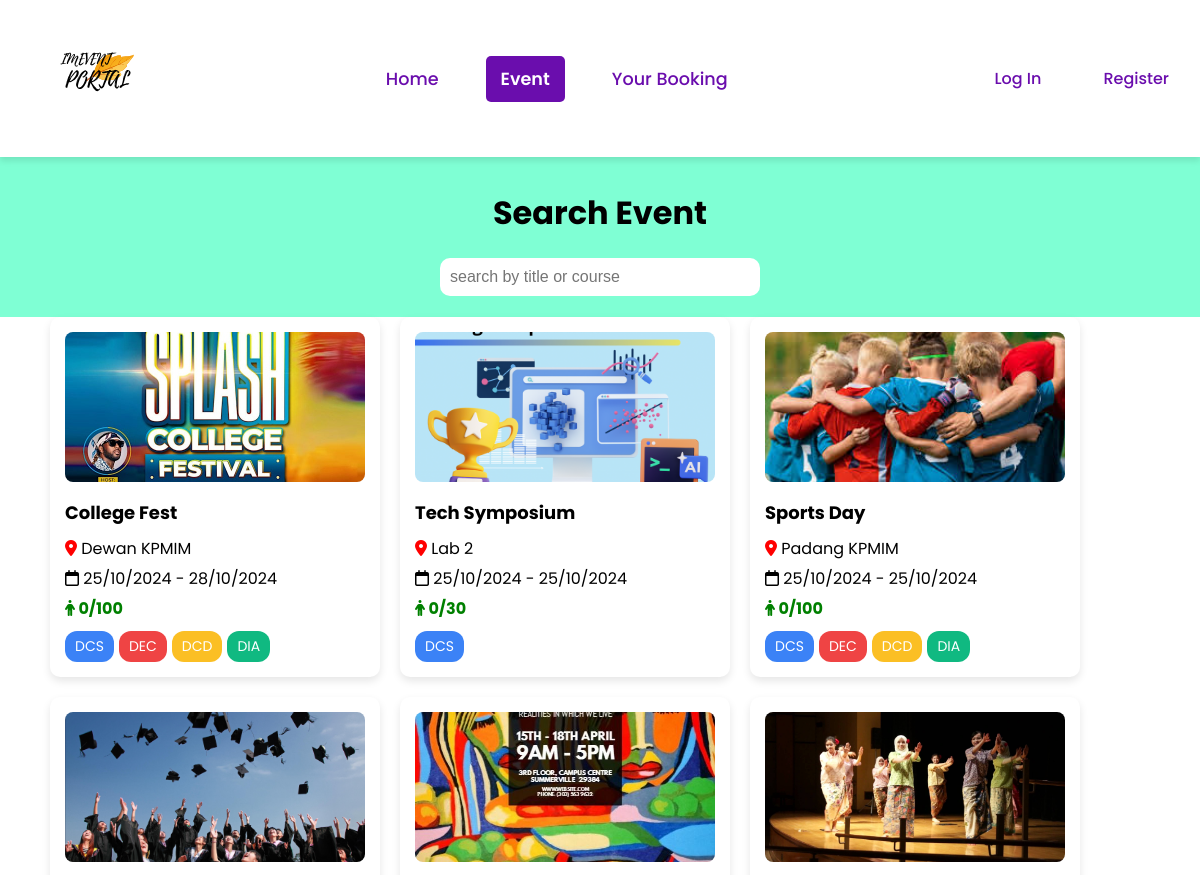
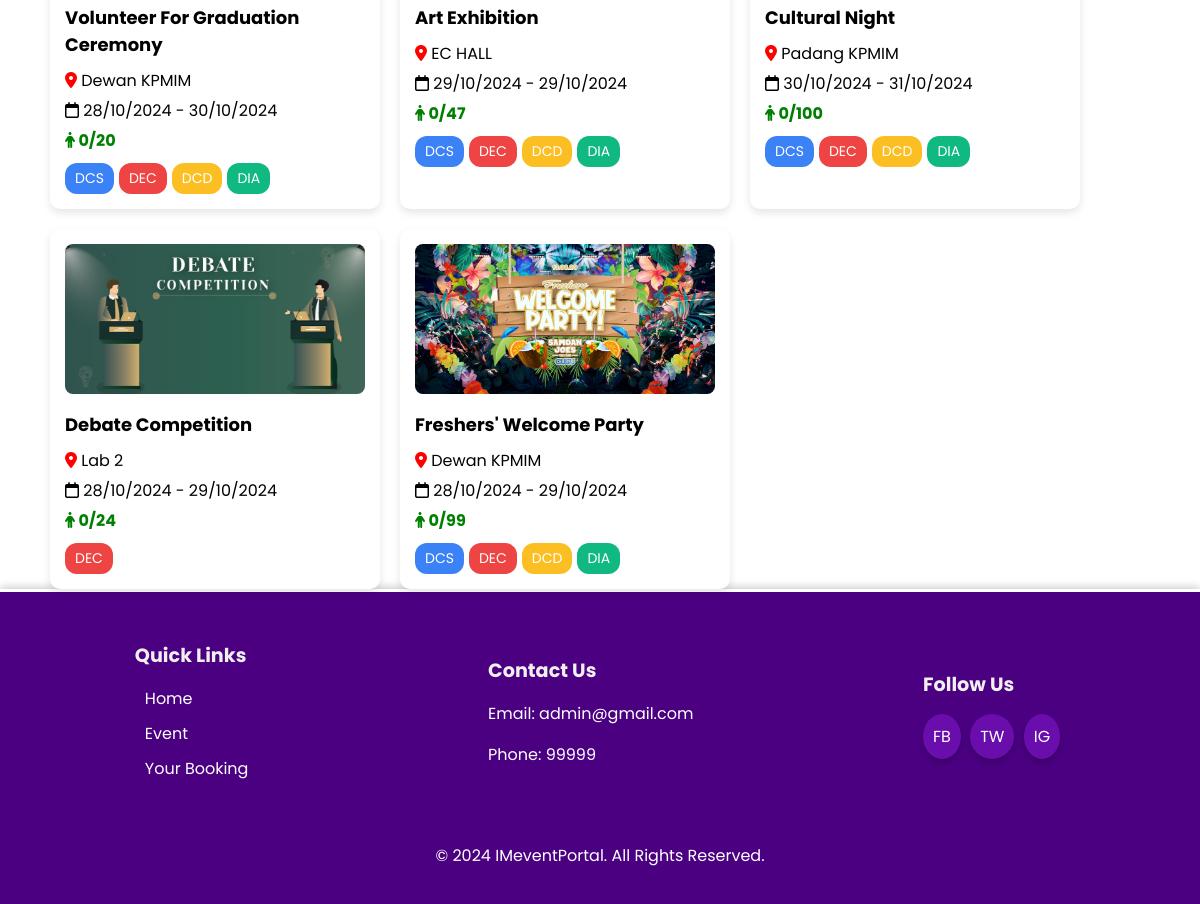
Screenshot of /event/ with the database file from the repository (2 pictures, top to bottom).
### Event/models.py (models this page shows, shortened)
class Event(models.Model):
    event_id = models.AutoField(primary_key=True)
    title = models.CharField(max_length=200)
    image = models.ImageField(upload_to='event_images/')
    description = models.TextField()
    location = models.CharField(max_length=255)
    start_date = models.DateField()
    end_date = models.DateField()
    max_tickets = models.PositiveIntegerField()
    tags = models.ManyToManyField(Tag, related_name='events', blank=True)
    created_by = models.ForeignKey(CustomUser, related_name='created_events', on_delete=models.CASCADE, limit_choices_to={'user_type': 'mpp'})

class Tag(models.Model):
    tag_id = models.AutoField(primary_key=True)
    name = models.CharField(max_length=50, unique=True)

### Event/views.py (the view)
# urls.py: path('event/', views.event, name='event'),
def event(request):
    events = Event.objects.all()
    for event in events:
        event.booked_count = Booking.objects.filter(event=event).count()
    return render(request, 'event.html', {'events': events})

### Event/templates/event.html (shortened to what this page needs)
{% extends 'base.html' %}
{% load static %}
{% block extra_head %}
    <link rel="stylesheet" href="{% static 'css/event.css' %}">
{% endblock %}
{% block content %}
<div class="search">
    <div class="search-container">
        <h1>Search Event</h1>
        <input type="text" id="search-input" onkeyup="searchEvents()" placeholder="search by title or course">
    </div>
</div>
<div class="events-container" id="replaceable-content">
    {% for event in events %}
        <a href="{% url 'eventDetails' event.event_id %}" class="event-card">
                {% if event.image %}
                    <img src="{{ event.image.url }}" alt="{{ event.title }}">
                {% else %}
                    <p>No image available.</p>
                {% endif %}
                <div class="event-info">
                    <h2>{{ event.title }}</h2>
                    <p><i class="fa-solid fa-location-dot" style="color: red;"></i> {{ event.location }}</p>
                    <p><i class="fa-regular fa-calendar" style="color: black;"></i> {{ event.start_date|date:"d/m/Y" }} - {{ event.end_date|date:"d/m/Y" }}</p>
                    {% if event.booked_count == event.max_tickets %}
                        <p class="ticket-status full"><i class="fa-solid fa-person"></i> {{ event.booked_count }}/{{ event.max_tickets }}</p>
                    {% else %}
                        <p class="ticket-status available"><i class="fa-solid fa-person"></i> {{ event.booked_count }}/{{ event.max_tickets }}</p>
                    {% endif %}
                    <div class="tags">
                        {% for tag in event.tags.all %}
                            <span class="tag {{ tag.name|lower }}">{{ tag.name }}</span>
                        {% endfor %}
                    </div>
                </div>
            </a>
    {% endfor %}
</div>
{% endblock %}

### Event/static/css/event.css (style rules this page uses)
.search { display: flex; justify-content: center; align-items: center; height: 20vh; text-align: center; border: transparent; margin: 0 auto; background-color: aquamarine; }
.search-container { margin-bottom: 10px; display: flex; flex-direction: column; align-items: center; }
#search-input { border: none; border-radius: 10px; padding: 10px; width: 300px; font-size: 16px; }
.events-container { display: flex; flex-wrap: wrap; gap: 20px; justify-content: flex-start; margin-left: 50px; }
.event-card { width: 300px; padding: 15px; border-radius: 10px; background-color: #ffffff; box-shadow: 0 4px 8px rgba(0, 0, 0, 0.1); position: relative; text-decoration: none; color: inherit; transition: transform 0.3s ease, box-shadow 0.3s ease; }
.event-card img { width: 100%; border-radius: 8px; height: 150px; object-fit: cover; }
.event-info h2 { font-size: 18px; margin: 10px 0; }
.event-info p { margin: 5px 0; }
.ticket-status { font-size: 16px; font-weight: bold; margin-top: 10px; }
.ticket-status.available { color: green; }
.tags { margin-top: 10px; display: flex; flex-wrap: wrap; gap: 5px; }
.tag { background-color: #e2e8f0; color: #2d3748; padding: 5px 10px; border-radius: 12px; font-size: 0.875rem; display: inline-block; }
.tag.dcs { background-color: #3b82f6; color: white; }
.tag.dia { background-color: #10b981; color: white; }
.tag.dcd { background-color: #fbbf24; color: white; }
.tag.dec { background-color: #ef4444; color: white; }

### Event/templates/base.html (style rules this page uses)
body, html { font-family: 'Poppins', sans-serif; margin: 0; padding: 0; height: 100%; display: flex; flex-direction: column; }

### rows the page displays
Event: image (picture), title "College Fest", location "Dewan KPMIM", start_date "25/10/2024", end_date "28/10/2024", booked_count "0", max_tickets "100"
Tag: name "DCS"
Tag: name "DEC"
Tag: name "DCD"
Tag: name "DIA"
Event: image (picture), title "Tech Symposium", location "Lab 2", start_date "25/10/2024", end_date "25/10/2024", booked_count "0", max_tickets "30"
Event: image (picture), title "Sports Day", location "Padang KPMIM", start_date "25/10/2024", end_date "25/10/2024", booked_count "0", max_tickets "100"
Event: image (picture), title "Volunteer For Graduation Ceremony", location "Dewan KPMIM", start_date "28/10/2024", end_date "30/10/2024", booked_count "0", max_tickets "20"
Event: image (picture), title "Art Exhibition", location "EC HALL", start_date "29/10/2024", end_date "29/10/2024", booked_count "0", max_tickets "47"
Event: image (picture), title "Cultural Night", location "Padang KPMIM", start_date "30/10/2024", end_date "31/10/2024", booked_count "0", max_tickets "100"
Event: image (picture), title "Debate Competition", location "Lab 2", start_date "28/10/2024", end_date "29/10/2024", booked_count "0", max_tickets "24"
Event: image (picture), title "Freshers' Welcome Party", location "Dewan KPMIM", start_date "28/10/2024", end_date "29/10/2024", booked_count "0", max_tickets "99"
